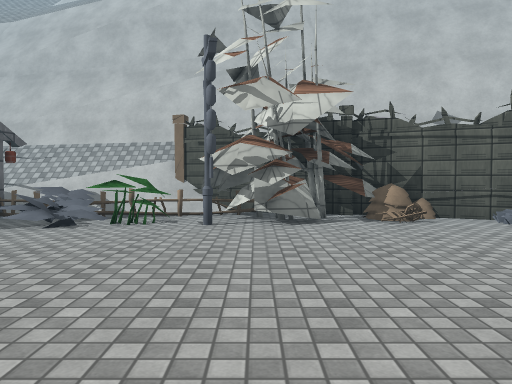
view 1 (above)

24 first-person views from a walk through a Unity game level. The camera is 1.3 m above the floor, tilts 2° down and sees 70° across. The floor is counted in squares, 2 m on a side. Each view is taken from the middle of a square. On the plan, view 1 faces up. The plan holds only what a view shows up to about 11 squares ahead; the rest is blank. The place goes on beyond the plan. Some animated figures are left out. Surface patterns are stand-ins for the level's own textures.

view 2
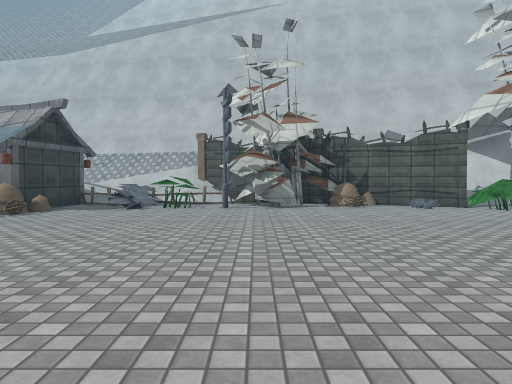

view 3
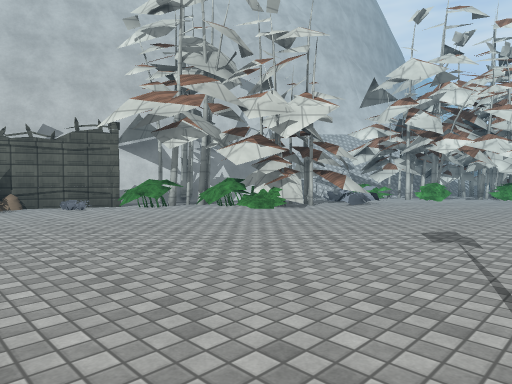

view 4
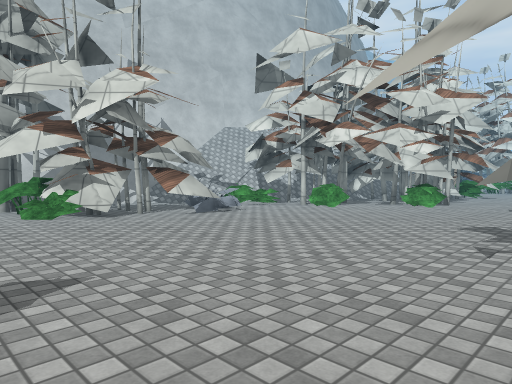

view 5
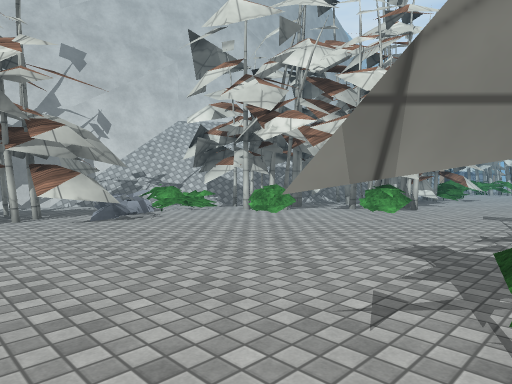

view 6
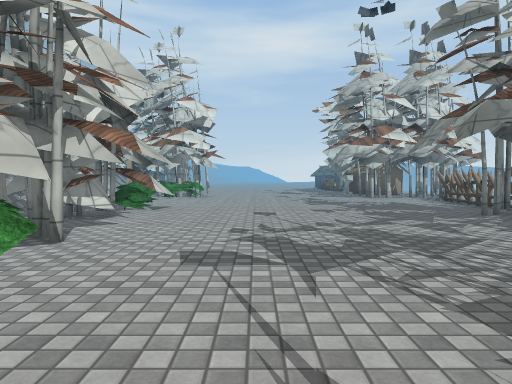

view 7
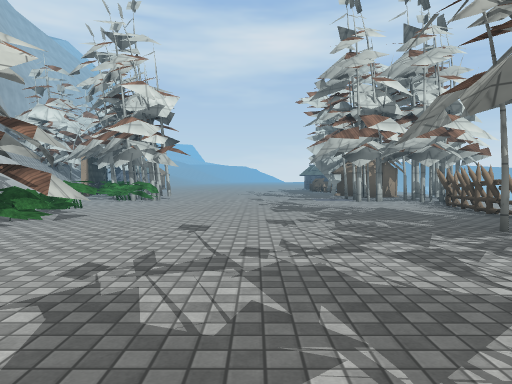

view 8
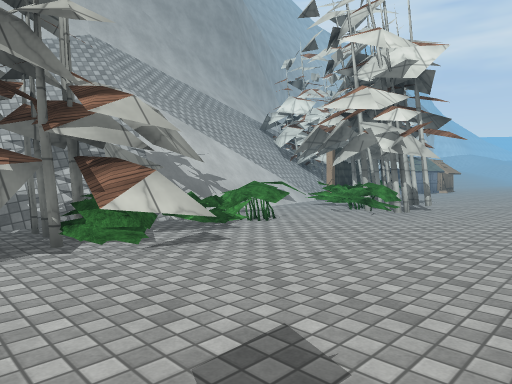

view 9
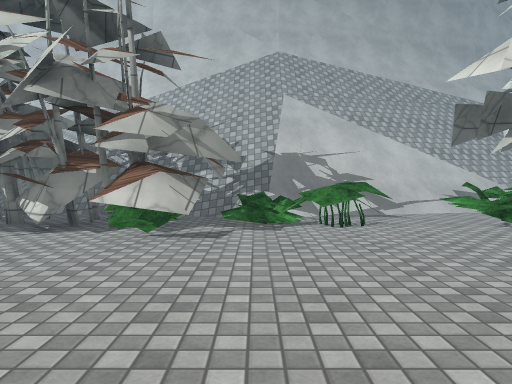

view 10
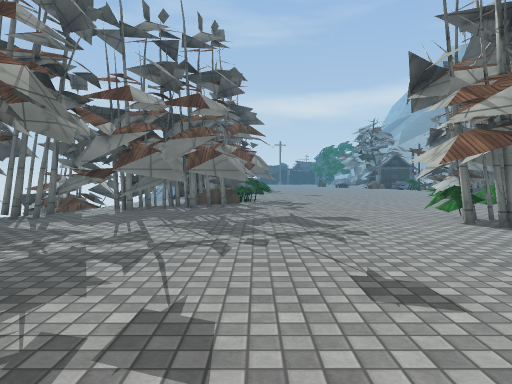

view 11
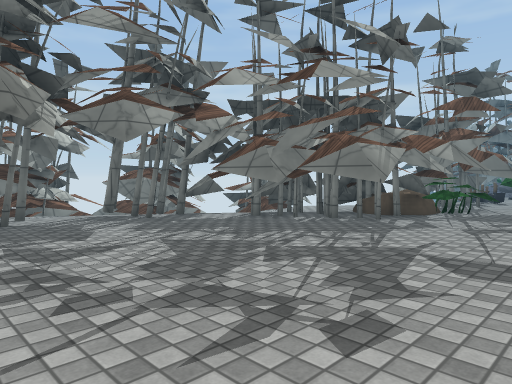

view 12
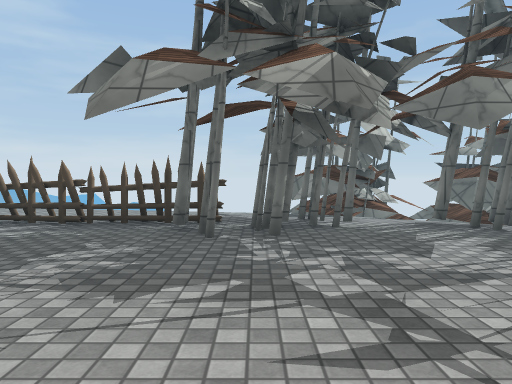

view 13
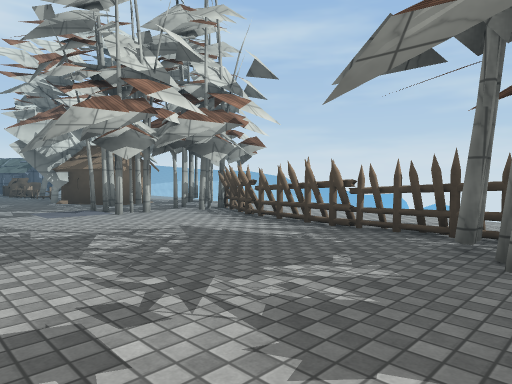

view 14
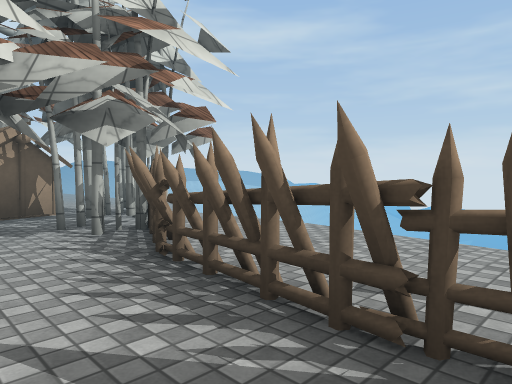

view 15
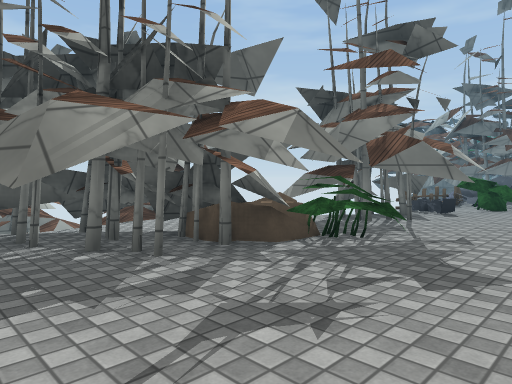

view 16
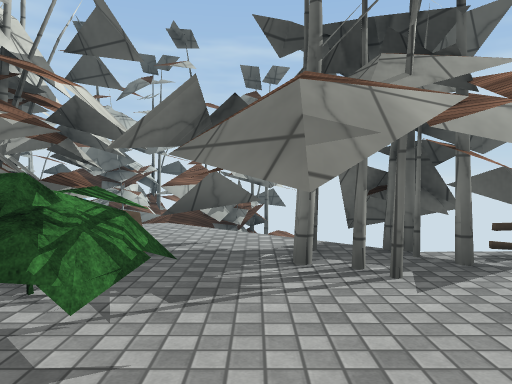

view 17
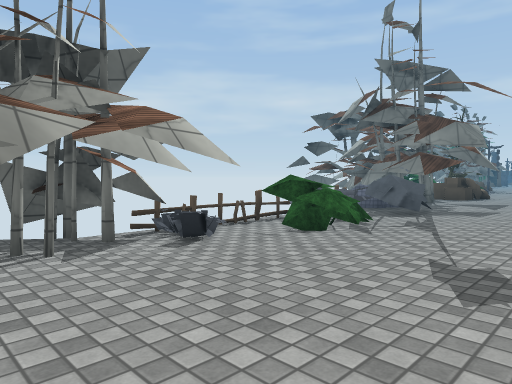

view 18
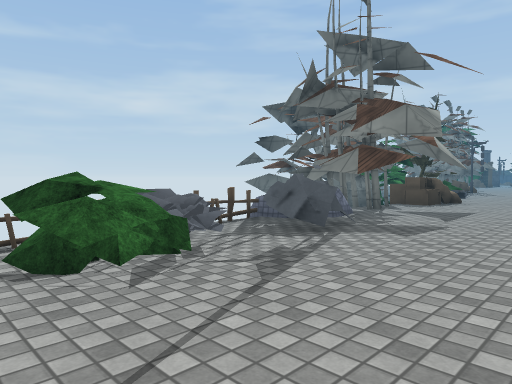

view 19
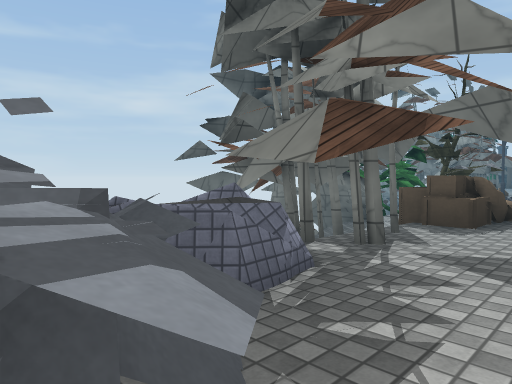

view 20
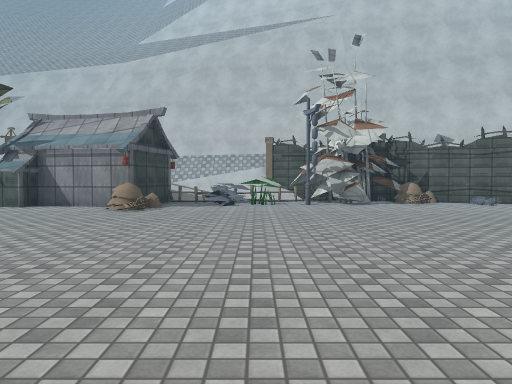

view 21
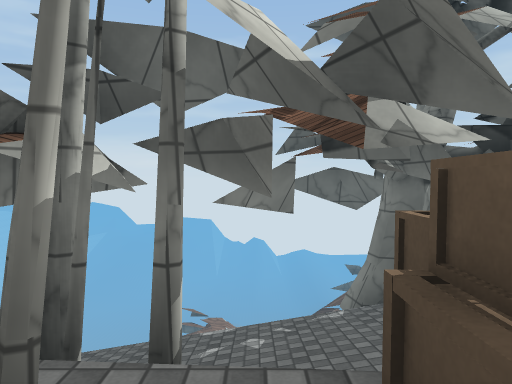

view 22
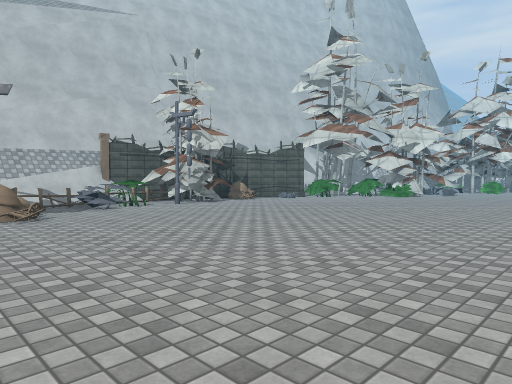

view 23
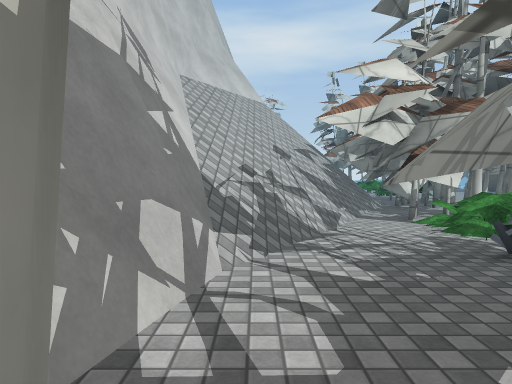

view 24
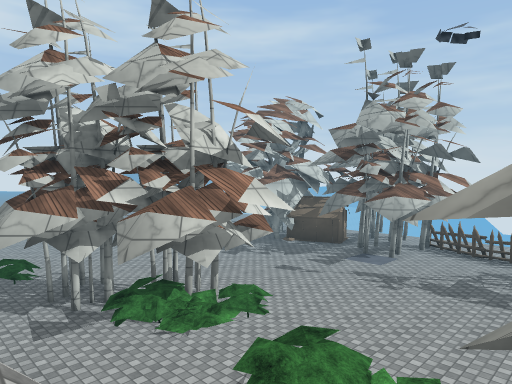

### Floor plan
Key: @ floor where view 1 was taken; # wall or solid block; x gap in a wall; . main floor; - floor 1.5 m lower than the main floor; _ floor 3.25 m lower than the main floor; / step, stairs or slope; = window, fence, low wall or low ledge; ^ raised ledge; v drop or lower ground; P plant; T thing the floor can be seen under or through.
Columns run from 6 left of view 1 to 26 right of it. Each row starts with its distance up from view 1.
  9 #########
  8 //////v #
  7  =vvv=########    ####
  6  #.=P######.#######//############
  5 ##...##...#P#.../////////////////
  4 .=...........P.#..//////////////#
  3 .............####.#.//#/////vvv//
  2 ...............##P#.### ///###//.
  1 ..................P#######...x.##
  0 ......@.............##.###PP.PP##
 -1 ....................#....#...P##.
 -2 .................................
 -3 .................................
 -4 .......^..P.#.#P.................
 -5 x#.#.=^#=v=#######.#.............
 -6  /##/ #     /#=.####.............
 -7 ---//         /..###.. .T....###.
 -8 ---__          /..###.##TTTT. .##
 -9 #              #//.#.##....TTT###
-10 #              ## /=...........##
-11 #                 #####........ #
-12                          ==

Positions as (right, up) in squares from view 1, and headings:
1: (0, 0), facing up
2: (0, -3), facing up
3: (1, -3), facing up-right
4: (5, -4), facing up-right
5: (7, -4), facing up-right
6: (11, -3), facing right
7: (13, -4), facing right
8: (17, -4), facing up-right
9: (20, -5), facing up
10: (20, -4), facing left
11: (17, -2), facing down-left
12: (17, -3), facing down
13: (17, -4), facing down-right
14: (19, -7), facing down-right
15: (13, -2), facing down-left
16: (8, -2), facing down
17: (8, -1), facing down-left
18: (5, -1), facing down-left
19: (1, -3), facing down-left
20: (-2, -4), facing up
21: (-4, -4), facing down
22: (-6, -3), facing up-right
23: (7, 5), facing right
24: (19, 3), facing down-right
